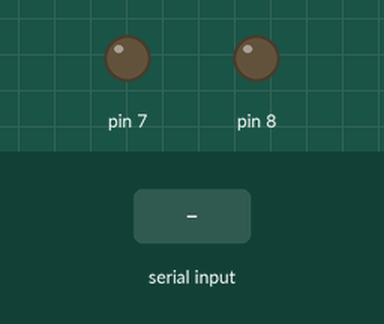
Bench run of a sketch on a simulated Arduino Uno, built with avr-gcc and run on an emulated ATmega328P. On the bench: output pins drawn as LEDs (lit = HIGH). The test bench sets the inputs (shaded band).

Above: at 1.2 s.
1.3 s: "1" received over Serial
At 2.3 s:
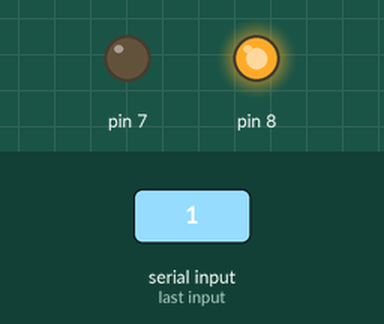
2.8 s: "2" received over Serial
At 3.5 s:
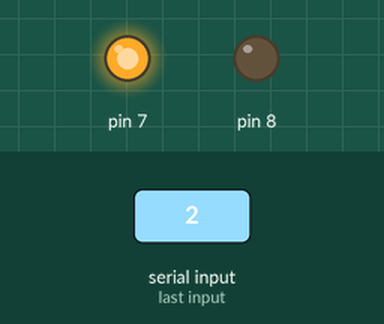
Timing chart, 0 to 5.8 s (numbered marks = the images above; inputs shaded):
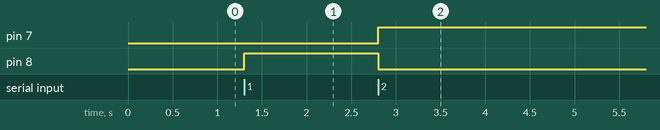

The sketch:

arduino_doubleled.ino
```cpp
void setup() {
  // put your setup code here, to run once:
  Serial.begin(9600);
  pinMode(8,OUTPUT);
  pinMode(7,OUTPUT);
}

void loop() {
  // put your main code here, to run repeatedly:
  if(Serial.available()>0)
  {
    char a=Serial.read();
    switch(a)
    {
      case '1':
        digitalWrite(8, HIGH);
        digitalWrite(7, LOW);
        break;
      case '2':
        digitalWrite(8, LOW);
        digitalWrite(7, HIGH);
        break;
      default:
        Serial.println("Error");

    }
  }
}
```

Measured:
- after the input at 1.3 s, pin 8: LOW → HIGH at once
- after the input at 2.8 s, pin 7: LOW → HIGH at once; pin 8: HIGH → LOW at once
